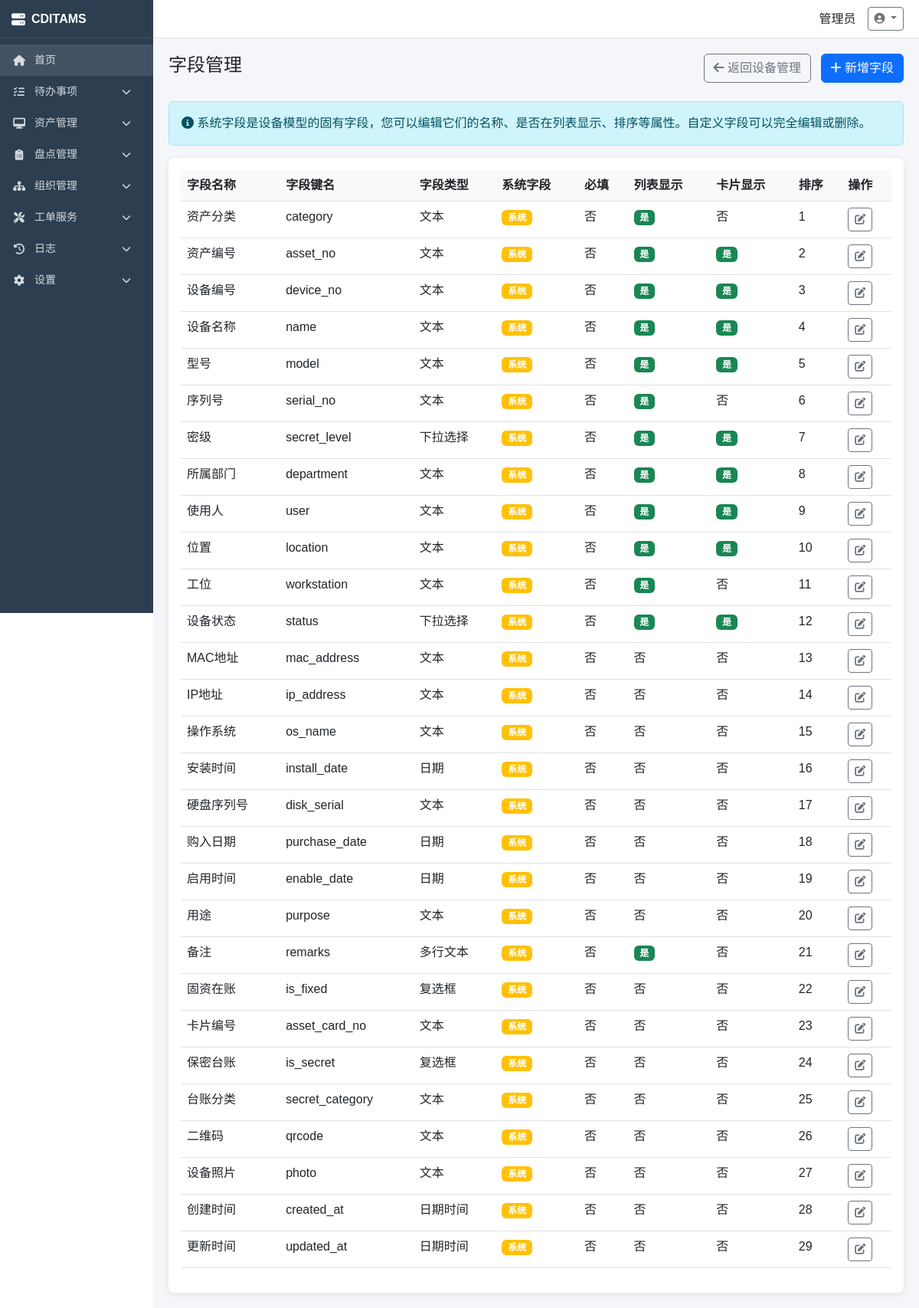
The page /assets/fields/ (signed in) on the database its author committed.
### apps/settings/models.py (models this page shows, shortened)
class SystemConfig(models.Model):
    TYPE_CHOICES = [
        ('string', '字符串'),
        ('int', '整数'),
        ('boolean', '布尔值'),
        ('json', 'JSON'),
        ('select', '下拉选择'),
    ]
    GROUP_CHOICES = [
        ('basic', '基础设置'),
        ('security', '安全设置'),
        ('asset', '资产设置'),
        ('model', '模型设置'),
    ]
    config_key = models.CharField(max_length=64, unique=True, verbose_name='配置键')
    config_value = models.TextField(blank=True, verbose_name='配置值')
    value_type = models.CharField(max_length=16, choices=TYPE_CHOICES, default='string', verbose_name='值类型')
    config_group = models.CharField(max_length=32, choices=GROUP_CHOICES, default='basic', verbose_name='配置分组')
    description = models.CharField(max_length=256, blank=True, verbose_name='说明')
    options = models.TextField(blank=True, verbose_name='选项(JSON)')
    is_system = models.BooleanField(default=False, verbose_name='系统级配置')
    sort = models.IntegerField(default=0, verbose_name='排序')
    created_at = models.DateTimeField(auto_now_add=True, verbose_name='创建时间')
    updated_at = models.DateTimeField(auto_now=True, verbose_name='更新时间')
    class Meta:
        db_table = 'system_configs'
        verbose_name = '系统配置'
        verbose_name_plural = '系统配置'
        ordering = ['config_group', 'sort', 'id']

### apps/accounts/models.py (models this page shows, shortened)
class User(AbstractUser):
    GENDER_CHOICES = [('male', '男'), ('female', '女')]
    emp_no = models.CharField(max_length=32, unique=True, verbose_name='工号')
    realname = models.CharField(max_length=64, verbose_name='姓名')
    gender = models.CharField(max_length=10, choices=GENDER_CHOICES, blank=True, verbose_name='性别')
    email = models.EmailField(blank=True, verbose_name='邮箱')
    phone = models.CharField(max_length=20, blank=True, verbose_name='电话')
    department = models.ForeignKey(Department, on_delete=models.SET_NULL, null=True, blank=True, related_name='users', verbose_name='所属部门')
    role = models.ForeignKey('Role', on_delete=models.SET_NULL, null=True, blank=True, related_name='users', verbose_name='所属角色')
    avatar = models.ImageField(upload_to='avatars/', blank=True, verbose_name='头像')
    is_active = models.BooleanField(default=True, verbose_name='是否启用')
    created_at = models.DateTimeField(auto_now_add=True, verbose_name='创建时间')
    updated_at = models.DateTimeField(auto_now=True, verbose_name='更新时间')
    class Meta:
        db_table = 'users'
        verbose_name = '用户'
        verbose_name_plural = '用户'
        ordering = ['emp_no']

### apps/assets/models.py (models this page shows, shortened)
class DeviceField(models.Model):
    TYPE_CHOICES = [
        ('text', '文本'),
        ('textarea', '多行文本'),
        ('number', '数字'),
        ('select', '下拉选择'),
        ('multi_select', '多选'),
        ('date', '日期'),
        ('datetime', '日期时间'),
        ('checkbox', '复选框'),
        ('file', '文件上传'),
    ]
    name = models.CharField(max_length=64, verbose_name='字段名称')
    field_key = models.CharField(max_length=32, unique=True, verbose_name='字段键名')
    field_type = models.CharField(max_length=20, choices=TYPE_CHOICES, default='text', verbose_name='字段类型')
    category = models.ForeignKey(AssetCategory, on_delete=models.CASCADE, null=True, blank=True, related_name='fields', verbose_name='所属分类')
    is_required = models.BooleanField(default=False, verbose_name='是否必填')
    is_visible = models.BooleanField(default=True, verbose_name='列表显示')
    is_card_visible = models.BooleanField(default=False, verbose_name='卡片显示')
    options = models.TextField(blank=True, verbose_name='选项(JSON)')
    default_value = models.CharField(max_length=256, blank=True, verbose_name='默认值')
    sort = models.IntegerField(default=0, verbose_name='排序')
    is_system = models.BooleanField(default=False, verbose_name='系统字段')
    class Meta:
        db_table = 'device_fields'
        verbose_name = '设备字段'
        verbose_name_plural = '设备字段'
        ordering = ['sort', 'id']

### apps/assets/views.py (the view)
# urls.py: path('fields/', views.field_list, name='field_list'),
@login_required
def field_list(request):
    fields = DeviceField.objects.all()
    return render(request, 'assets/field_list.html', {'fields': fields})

### apps/accounts/context_processors.py (called while the page is built, shortened)
def user_permissions(request):
    if hasattr(request, 'user_permissions'):
        return {
            'user_permissions': request.user_permissions,
            'user_perm_set': set(request.user_permissions),
        }

### templates/assets/field_list.html (shortened to what this page needs)
{% extends 'base.html' %}
{% block content %}
<div class="d-flex justify-content-between align-items-center mb-4">
    <h4>字段管理</h4>
    <div>
        <a href="{% url 'device_list' %}" class="btn btn-outline-secondary me-2"><i class="fas fa-arrow-left"></i> 返回设备管理</a>
        {% if 'field_create' in user_perm_set %}
        <a href="{% url 'field_create' %}" class="btn btn-primary"><i class="fas fa-plus"></i> 新增字段</a>
        {% endif %}
    </div>
</div>
<div class="alert alert-info mb-3">
    <i class="fas fa-info-circle"></i>
    系统字段是设备模型的固有字段，您可以编辑它们的名称、是否在列表显示、排序等属性。自定义字段可以完全编辑或删除。
</div>
<div class="card">
    <div class="card-body">
        <table class="table table-hover">
            <thead>
                <tr>
                    <th>字段名称</th>
                    <th>字段键名</th>
                    <th>字段类型</th>
                    <th>系统字段</th>
                    <th>必填</th>
                    <th>列表显示</th>
                    <th>卡片显示</th>
                    <th>排序</th>
                    <th>操作</th>
                </tr>
            </thead>
            <tbody>
                {% for field in fields %}
                <tr>
                    <td>{{ field.name }}</td>
                    <td>{{ field.field_key }}</td>
                    <td>{{ field.get_field_type_display }}</td>
                    <td>{% if field.is_system %}<span class="badge bg-warning">系统</span>{% else %}<span class="badge bg-secondary">自定义</span>{% endif %}</td>
                    <td>{% if field.is_required %}<span class="badge bg-danger">是</span>{% else %}否{% endif %}</td>
                    <td>{% if field.is_visible %}<span class="badge bg-success">是</span>{% else %}否{% endif %}</td>
                    <td>{% if field.is_card_visible %}<span class="badge bg-success">是</span>{% else %}否{% endif %}</td>
                    <td>{{ field.sort }}</td>
                    <td>
                        {% if 'field_edit' in user_perm_set %}
                        <a href="{% url 'field_edit' field.id %}" class="btn btn-sm btn-outline-secondary"><i class="fas fa-edit"></i></a>
                        {% endif %}
                    </td>
                </tr>
                {% empty %}
                <tr>
                    <td colspan="10" class="text-center text-muted">暂无数据</td>
                </tr>
                {% endfor %}
            </tbody>
        </table>
    </div>
</div>
{% endblock %}

### templates/base.html (shortened to what this page needs)
<!DOCTYPE html>
<html lang="zh-CN">
<head>
    <link href="https://cdn.bootcdn.net/ajax/libs/bootstrap/5.3.0/css/bootstrap.min.css" rel="stylesheet">
    <link href="https://cdn.bootcdn.net/ajax/libs/font-awesome/6.4.0/css/all.min.css" rel="stylesheet">
</head>
<body>
    {% if user.is_authenticated %}
    <div class="sidebar" id="sidebar">
        <div class="logo">
            <i class="fas fa-server"></i>
            <span>{{ system_short_name|default:'CDITAMS' }}</span>
        </div>
        <nav class="mt-2">
            <a href="{% url 'dashboard' %}" class="nav-link {% if request.path == '/dashboard/' %}active{% endif %}" style="background: rgba(255,255,255,0.1);">
                <i class="fas fa-home"></i>
                <span>首页</span>
            </a>
            {% if user.is_superuser or 'todo_module' in user_perm_set %}
            <div class="nav-item">
                <a class="nav-link" href="javascript:void(0)" data-bs-toggle="collapse" data-bs-target="#todoMenu">
                    <i class="fas fa-tasks"></i>
                    <span>待办事项</span>
                    <i class="fas fa-chevron-down ms-auto"></i>
                </a>
            </div>
            {% endif %}
            {% if user.is_superuser or 'asset' in user_perm_set %}
            <div class="nav-item">
                <a class="nav-link" href="javascript:void(0)" data-bs-toggle="collapse" data-bs-target="#assetMenu">
                    <i class="fas fa-desktop"></i>
                    <span>资产管理</span>
                    <i class="fas fa-chevron-down ms-auto"></i>
                </a>
            </div>
            {% endif %}
            {% if user.is_superuser or 'inventory' in user_perm_set %}
            <div class="nav-item">
                <a class="nav-link" href="javascript:void(0)" data-bs-toggle="collapse" data-bs-target="#inventoryMenu">
                    <i class="fas fa-clipboard-list"></i>
                    <span>盘点管理</span>
                    <i class="fas fa-chevron-down ms-auto"></i>
                </a>
            </div>
            {% endif %}
            {% if user.is_superuser or 'organization' in user_perm_set %}
            <div class="nav-item">
                <a class="nav-link" href="javascript:void(0)" data-bs-toggle="collapse" data-bs-target="#orgMenu">
                    <i class="fas fa-sitemap"></i>
                    <span>组织管理</span>
                    <i class="fas fa-chevron-down ms-auto"></i>
                </a>
            </div>
            {% endif %}
            {% if user.is_superuser or 'workorder' in user_perm_set %}
            <div class="nav-item">
                <a class="nav-link" href="javascript:void(0)" data-bs-toggle="collapse" data-bs-target="#workOrderMenu">
                    <i class="fas fa-tools"></i>
                    <span>工单服务</span>
                    <i class="fas fa-chevron-down ms-auto"></i>
                </a>
            </div>
            {% endif %}
            {% if user.is_superuser or 'log' in user_perm_set %}
            <div class="nav-item">
                <a class="nav-link" href="javascript:void(0)" data-bs-toggle="collapse" data-bs-target="#logMenu">
                    <i class="fas fa-history"></i>
                    <span>日志</span>
                    <i class="fas fa-chevron-down ms-auto"></i>
                </a>
            </div>
            {% endif %}
            {% if user.is_superuser or 'settings' in user_perm_set %}
            <div class="nav-item">
                <a class="nav-link" href="javascript:void(0)" data-bs-toggle="collapse" data-bs-target="#settingMenu">
                    <i class="fas fa-cog"></i>
                    <span>设置</span>
                    <i class="fas fa-chevron-down ms-auto"></i>
                </a>
            </div>
            {% endif %}
        </nav>
    </div>
    <div class="main-content" id="mainContent">
        <header class="header">
            <div class="user-menu ms-auto">
                <span>{{ user.realname }}</span>
                <div class="dropdown">
                    <a class="btn btn-sm btn-outline-secondary dropdown-toggle" href="#" role="button" data-bs-toggle="dropdown">
                        <i class="fas fa-user-circle"></i>
                    </a>
                </div>
            </div>
        </header>
        <main class="content">
            {% block content %}{% endblock %}
        </main>
    </div>
    {% else %}
    <main class="content">
        {% block login_content %}{% endblock %}
    </main>
    {% endif %}
</body>
</html>

### templates/base.html (style rules this page uses)
:root { --sidebar-width: 200px; --header-height: 50px; }
body { font-family: "Microsoft YaHei", Arial, sans-serif; }
.sidebar { width: var(--sidebar-width); position: fixed; top: 0; left: 0; height: 100vh; background: #2c3e50; z-index: 1050; overflow-x: hidden; overflow-y: auto; transition: transform 0.3s ease; }
.sidebar .logo { height: var(--header-height); display: flex; align-items: center; padding: 0 15px; color: #fff; font-size: 16px; font-weight: bold; border-bottom: 1px solid rgba(255,255,255,0.1); white-space: nowrap; }
.sidebar .logo i { margin-right: 8px; font-size: 18px; }
.sidebar .nav-item { display: block; }
.sidebar .nav-link { color: rgba(255,255,255,0.8); padding: 10px 15px; display: flex; align-items: center; text-decoration: none; transition: all 0.2s; font-size: 14px; }
.sidebar .nav-link i { width: 20px; margin-right: 10px; text-align: center; font-size: 14px; }
.sidebar .nav-link .fa-chevron-down { transition: transform 0.3s; font-size: 12px; }
.sidebar .nav-link span { white-space: nowrap; }
.main-content { margin-left: var(--sidebar-width); min-height: 100vh; background: #f5f6fa; }
.header { height: var(--header-height); background: #fff; border-bottom: 1px solid #e0e0e0; display: flex; align-items: center; justify-content: space-between; padding: 0 20px; position: sticky; top: 0; z-index: 1000; }
.header .user-menu { display: flex; align-items: center; gap: 15px; }
.content { padding: 20px; }
.card { border: none; border-radius: 8px; box-shadow: 0 2px 8px rgba(0,0,0,0.08); }
.table th { font-weight: 600; background: #f8f9fa; }

### rows shown on the page
SystemConfig: config_value "CDITAMS"
User: realname "管理员"
DeviceField: name "资产分类", field_key "category", field_type "文本", is_system "系统", is_required "否", is_visible "是", is_card_visible "否", sort "1"
DeviceField: name "资产编号", field_key "asset_no", field_type "文本", is_system "系统", is_required "否", is_visible "是", is_card_visible "是", sort "2"
DeviceField: name "设备编号", field_key "device_no", field_type "文本", is_system "系统", is_required "否", is_visible "是", is_card_visible "是", sort "3"
DeviceField: name "设备名称", field_key "name", field_type "文本", is_system "系统", is_required "否", is_visible "是", is_card_visible "是", sort "4"
DeviceField: name "型号", field_key "model", field_type "文本", is_system "系统", is_required "否", is_visible "是", is_card_visible "是", sort "5"
DeviceField: name "序列号", field_key "serial_no", field_type "文本", is_system "系统", is_required "否", is_visible "是", is_card_visible "否", sort "6"
DeviceField: name "密级", field_key "secret_level", field_type "下拉选择", is_system "系统", is_required "否", is_visible "是", is_card_visible "是", sort "7"
DeviceField: name "所属部门", field_key "department", field_type "文本", is_system "系统", is_required "否", is_visible "是", is_card_visible "是", sort "8"
DeviceField: name "使用人", field_key "user", field_type "文本", is_system "系统", is_required "否", is_visible "是", is_card_visible "是", sort "9"
DeviceField: name "位置", field_key "location", field_type "文本", is_system "系统", is_required "否", is_visible "是", is_card_visible "是", sort "10"
DeviceField: name "工位", field_key "workstation", field_type "文本", is_system "系统", is_required "否", is_visible "是", is_card_visible "否", sort "11"
DeviceField: name "设备状态", field_key "status", field_type "下拉选择", is_system "系统", is_required "否", is_visible "是", is_card_visible "是", sort "12"
DeviceField: name "MAC地址", field_key "mac_address", field_type "文本", is_system "系统", is_required "否", is_visible "否", is_card_visible "否", sort "13"
DeviceField: name "IP地址", field_key "ip_address", field_type "文本", is_system "系统", is_required "否", is_visible "否", is_card_visible "否", sort "14"
DeviceField: name "操作系统", field_key "os_name", field_type "文本", is_system "系统", is_required "否", is_visible "否", is_card_visible "否", sort "15"
DeviceField: name "安装时间", field_key "install_date", field_type "日期", is_system "系统", is_required "否", is_visible "否", is_card_visible "否", sort "16"
DeviceField: name "硬盘序列号", field_key "disk_serial", field_type "文本", is_system "系统", is_required "否", is_visible "否", is_card_visible "否", sort "17"
DeviceField: name "购入日期", field_key "purchase_date", field_type "日期", is_system "系统", is_required "否", is_visible "否", is_card_visible "否", sort "18"
DeviceField: name "启用时间", field_key "enable_date", field_type "日期", is_system "系统", is_required "否", is_visible "否", is_card_visible "否", sort "19"
DeviceField: name "用途", field_key "purpose", field_type "文本", is_system "系统", is_required "否", is_visible "否", is_card_visible "否", sort "20"
DeviceField: name "备注", field_key "remarks", field_type "多行文本", is_system "系统", is_required "否", is_visible "是", is_card_visible "否", sort "21"
DeviceField: name "固资在账", field_key "is_fixed", field_type "复选框", is_system "系统", is_required "否", is_visible "否", is_card_visible "否", sort "22"
DeviceField: name "卡片编号", field_key "asset_card_no", field_type "文本", is_system "系统", is_required "否", is_visible "否", is_card_visible "否", sort "23"
DeviceField: name "保密台账", field_key "is_secret", field_type "复选框", is_system "系统", is_required "否", is_visible "否", is_card_visible "否", sort "24"
DeviceField: name "台账分类", field_key "secret_category", field_type "文本", is_system "系统", is_required "否", is_visible "否", is_card_visible "否", sort "25"
DeviceField: name "二维码", field_key "qrcode", field_type "文本", is_system "系统", is_required "否", is_visible "否", is_card_visible "否", sort "26"
DeviceField: name "设备照片", field_key "photo", field_type "文本", is_system "系统", is_required "否", is_visible "否", is_card_visible "否", sort "27"
DeviceField: name "创建时间", field_key "created_at", field_type "日期时间", is_system "系统", is_required "否", is_visible "否", is_card_visible "否", sort "28"
DeviceField: name "更新时间", field_key "updated_at", field_type "日期时间", is_system "系统", is_required "否", is_visible "否", is_card_visible "否", sort "29"
